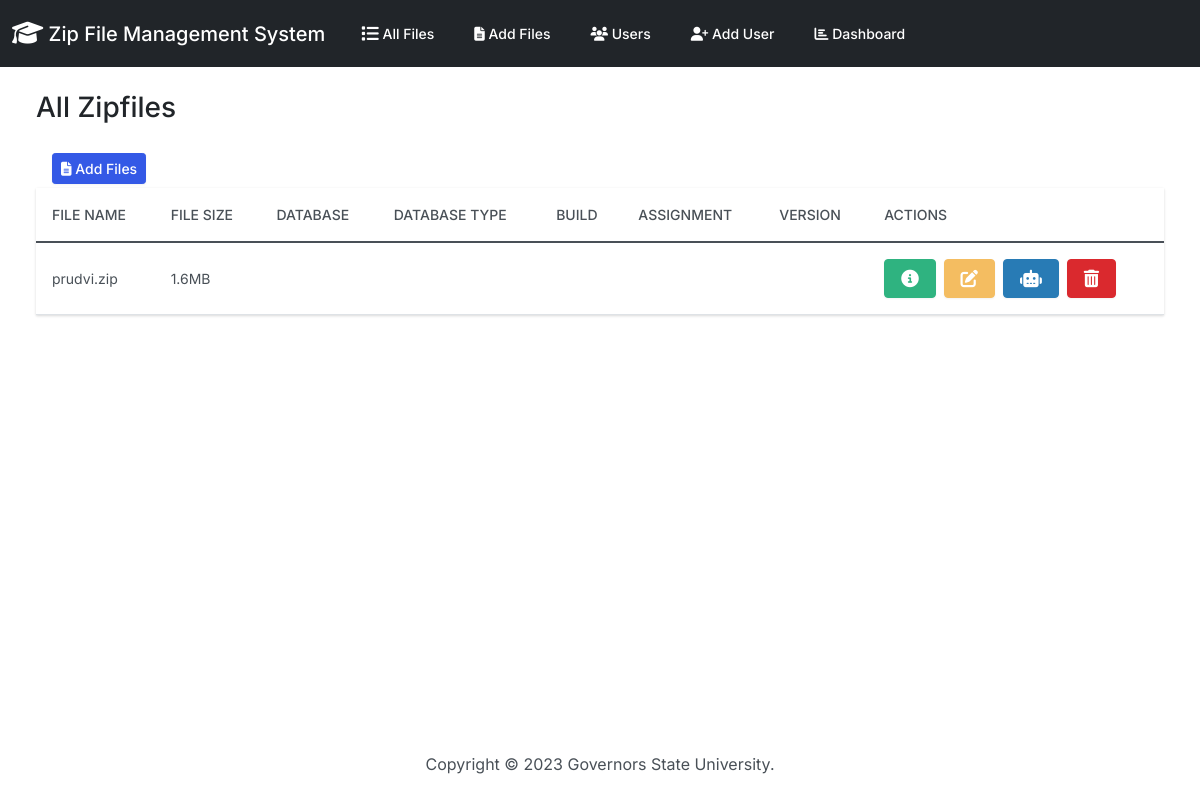
/, run on an earlier commit of the app's database.
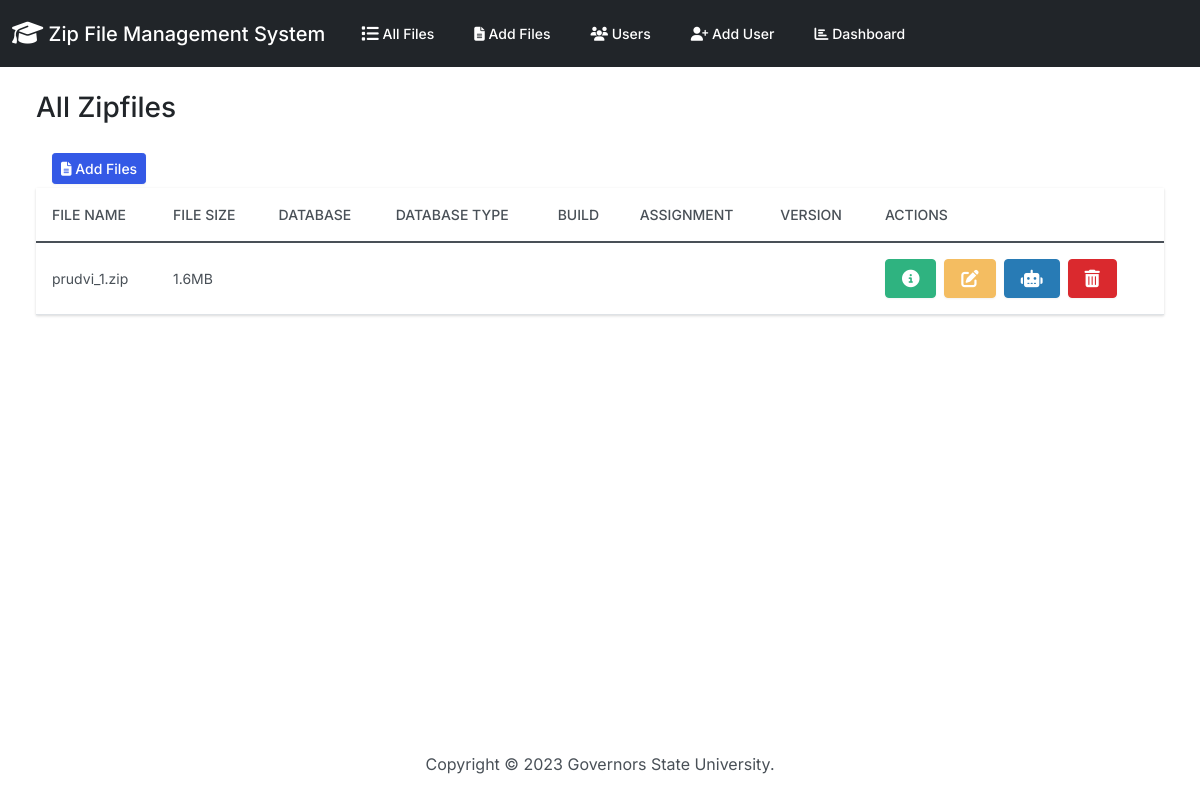
And on a later commit of the database.
### zipfiles/models.py (models this page shows, shortened)
class File_Results(models.Model):
    id_number = models.PositiveIntegerField(null=True)
    f_name = models.CharField(max_length=255, null=True)
    f_size = models.CharField(max_length=50, null=True)
    myfiles = models.FileField(upload_to="")
    user_name = models.ForeignKey(
        'UserNamesList',
        on_delete=models.CASCADE,
        db_column='user_name',
        default=None
    )
    db_name = models.CharField(max_length=50, null=True)
    db_type = models.CharField(max_length=50, null=True)
    is_build_succeeded = models.CharField(max_length=50, null=True)
    dotnet_version = models.CharField(max_length=20, null=True)
    error_details = models.TextField(null=True)
    assignment_number = models.IntegerField(null=True)
    folder_name = models.CharField(max_length=50, null=True)
    instruction_passed = models.CharField(max_length=50, null=True)

### zipfiles/views.py (the view)
# urls.py: path('', views.index, name='index'),
def index(request):
  failed_files = request.session.pop('failed_files', [])
  file_results = File_Results.objects.all()
  return render(request, 'zipfiles/index.html', {
    'zipfiles': file_results,
    'failed_files': failed_files
  })

### zipfiles/templates/zipfiles/index.html (shortened to what this page needs)
{% extends "zipfiles/base.html" %}
{% block body %}
<h3 class="m-4">All Zipfiles</h3>
<div class="row">
  <div class="col-12">
    {% if zipfiles %}
    <div class="ms-4 me-4 mb-4">
      <a class="btn btn-primary btn-sm mx-3 my-1" href="{% url 'add' %}">
        <i class="fas fa-file-alt"></i> Add Files
      </a>
      <div>
        <table class="table table-hover">
          <thead class="thead-dark">
            <tr>
              <th scope="col">File name</th>
              <th scope="col">File Size</th>
              <th scope="col">Database</th>
              <th scope="col">Database Type</th>
              <th scope="col">Build</th>
              <th scope="col">Assignment</th>
              <th scope="col">Version</th>
              <th scope="col">Actions</th>
            </tr>
          </thead>
          <tbody>
            {% for zipfile in zipfiles %}
              <tr {% if zipfile.is_build_succeeded == 'False' %}class="table-danger"{% endif %}>
                <td class="align-middle">{{ zipfile.f_name|default:"" }}</td>
                <td class="align-middle">{{ zipfile.f_size|default:"" }}</td>
                <td class="align-middle">{{ zipfile.db_name|default:"" }}</td>
                <td class="align-middle">{{ zipfile.db_type|default:"" }}</td>
                <td class="align-middle">{{ zipfile.is_build_succeeded|default:"" }}</td>
                <td class="align-middle">{{ zipfile.assignment_number|default:"" }}</td>
                <td class="align-middle">{{ zipfile.dotnet_version|default:"" }}</td>
                <td>
                  <a class="btn btn-success me-1" href="{% url 'view_info' zipfile.id %}" data-bs-toggle="modal" data-bs-target="#myModal{{zipfile.id}}">
                  </a>
                  <a class="btn btn-warning me-1" href="{% url 'edit' zipfile.id %}">
                  </a>
                  <a class="btn btn-info me-1" href="{% url 'automate' zipfile.id %}">
                  </a>
                  <button type="button" class="btn btn-danger" data-bs-toggle="modal" data-bs-target="#delete{{zipfile.id}}">
                  </button>
                </td>
              </tr>
            {% endfor %}
          </tbody>
        </table>
      </div>
    </div>
    {% else %}
      <h5 class="alert alert-primary ms-4 me-4">No File_Results Records</h5>
    {% endif %}
  </div>
</div>
{% endblock %}

What changed in the data, as far as the page shows it:
changed File_Results "1.6MB": f_name "prudvi.zip" → "prudvi_1.zip"
